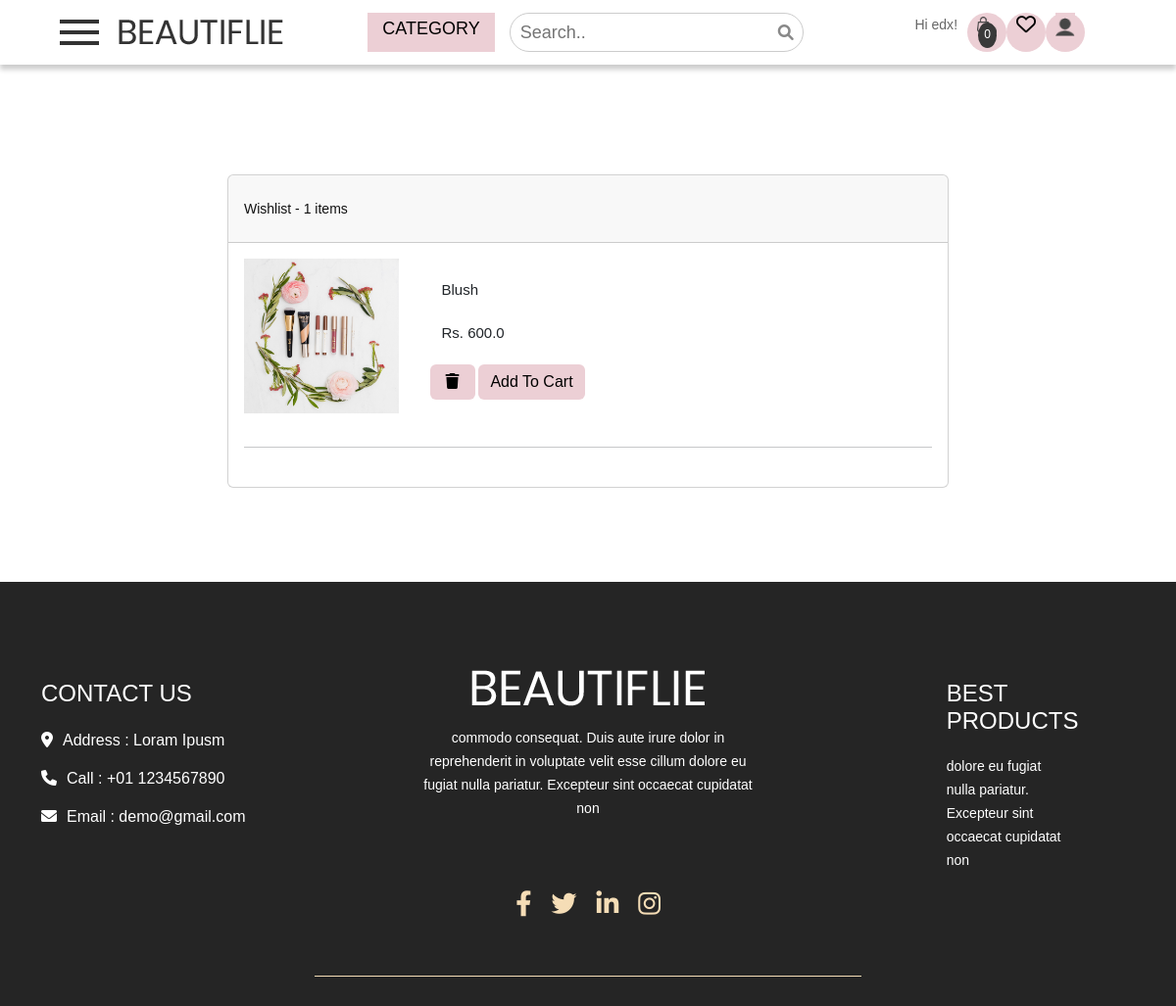
Before: /products/wishlist/ (signed in) with the older database file.
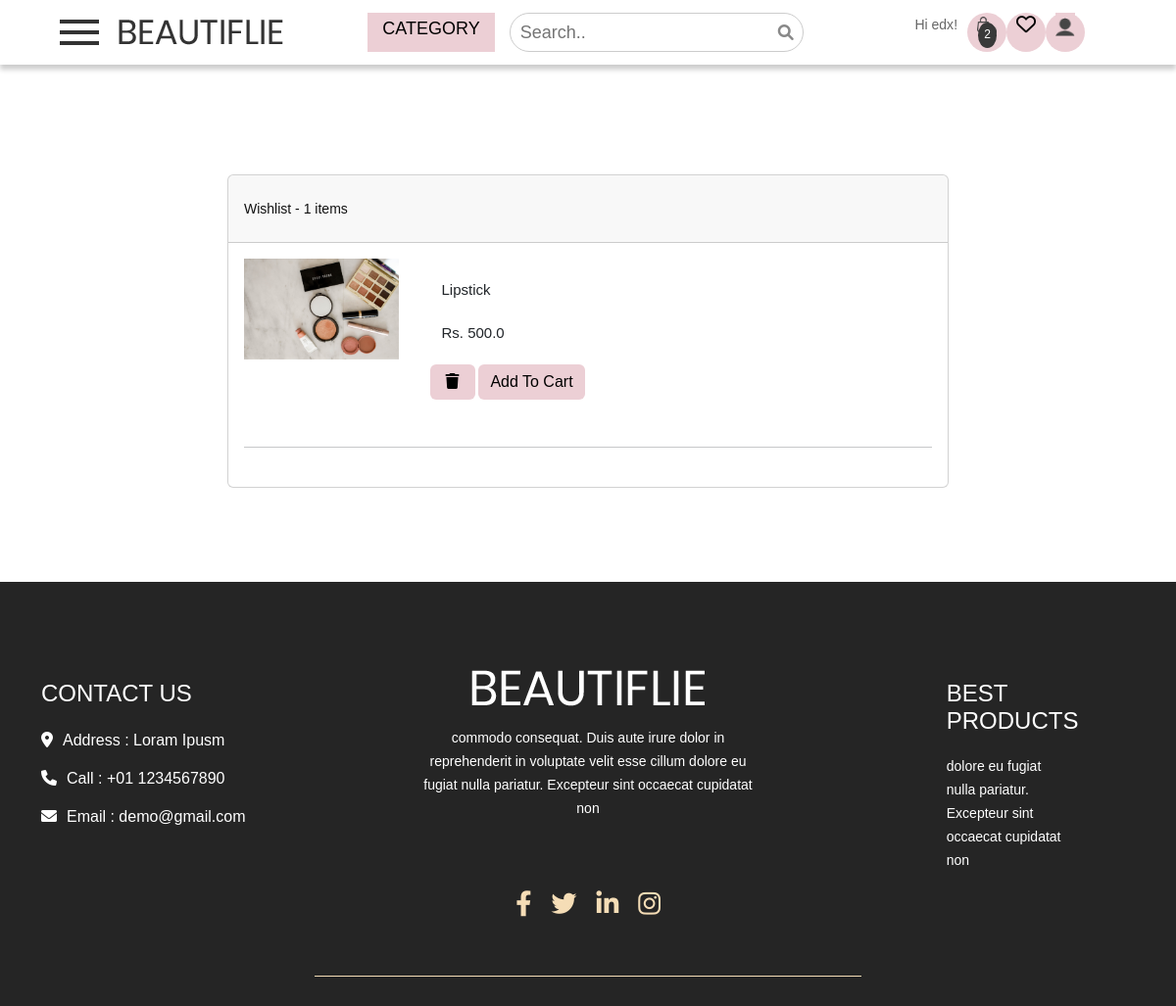
After: the same page with the newer database file.
### cart/models.py (models this page shows, shortened)
class Cart(models.Model):
    username=models.ForeignKey(User,on_delete=models.CASCADE,related_name='carts',unique=True)
    is_paid=models.BooleanField(default=False)

class CartItems(models.Model):
    cart = models.ForeignKey(Cart,on_delete=models.CASCADE,related_name='cart_items')
    products = models.ForeignKey(Products, on_delete=models.CASCADE,null=True,blank=True,related_name='cart_products')
    quantity = models.IntegerField(default=1)
    total_price=models.FloatField(default=0,null=True)

### products/models.py (models this page shows, shortened)
class WishlistItems(models.Model):
    wishlist = models.ForeignKey(Wishlist, on_delete=models.CASCADE, related_name='wishlist_items')
    products = models.ForeignKey(Products, on_delete=models.CASCADE, null=True, blank=True, related_name='wishlist_products')

class Products(models.Model):
    seller=models.ForeignKey(Sellers,default=1,on_delete=models.CASCADE)
    product_id = models.AutoField(primary_key=True)
    product_name=models.CharField(max_length=100,null=True)
    price = models.FloatField(null=False)
    description = models.TextField(null=True)
    category = models.CharField(choices=CATEGORY_CHOICES,max_length=30,null=True)
    quantity  = models.IntegerField(default=0,null=True)
    product_image = models.ImageField(upload_to='product',null=True,default = None)

### products/views.py (the view)
# urls.py: path('wishlist/',views.wishlist,name='wishlist'),
@login_required
def wishlist(request):
    id=request.POST.get('id')
    remove = request.POST.get('remove')
    context = {'cart':[],'cart_items':[]}
    context['cart']=Wishlist.objects.filter(username=request.user).first()
    try :
        context['cart_items']=WishlistItems.objects.filter(wishlist=context['cart'])
    except IndexError:
        messages.error(request,'No Items in Cart')
        return render(request,'products/wishlist.html',context)
    context['cart_item_quantity'] = len(context["cart_items"])
    return render(request,'products/wishlist.html',context)

### cart/templatetags/custom_tags2.py (called while the page is built)
@register.simple_tag(takes_context=True)
def cart_count(context):
    request = context['request']
    cart_count = 0
    if not request.user.is_anonymous:
        cart = Cart.objects.get(username=request.user)
        cart_items = CartItems.objects.filter(cart=cart)
        for item in cart_items:
            cart_count += item.quantity
    return cart_count

### main/templatetags/custom_tags.py (called while the page is built)
@register.simple_tag
def categories():
    return CATEGORY_CHOICES

@register.simple_tag(takes_context=True)
def is_seller(context):
    request = context['request']
    is_seller = False
    try :
        seller = Sellers.objects.get(user=request.user)
        if seller:
            is_seller = True
        else : is_seller = False
    except Exception as e:
        is_seller = False
    return is_seller

### templates/products/wishlist.html (shortened to what this page needs)
{%extends "main/base.html"%}
{%block header%}
{% include "main/header.html" %}
{% endblock%}
{% block main-content%}
<section class="h-100 gradient-custom">
    <div class="container py-5">
      <div class="row d-flex justify-content-center my-4">
        <div class="col-md-8">
          <div class="card mb-4">
            <div class="card-header py-3">
              <h5 class="mb-0">Wishlist - {{cart_item_quantity}} items</h5>
            </div>
            <div class="card-body">
            {% if cart_items %}
            {% for i in cart_items %}
              <div class="row">
                <div class="col-lg-3 col-md-12 mb-4 mb-lg-0">
                  <div class="bg-image hover-overlay hover-zoom ripple rounded" data-mdb-ripple-color="light">
                    <img src="{{MEDIA_ROOT}}/{{i.products.product_image}}"
                      class="w-100" alt="{{i.products.product_name}}" />
                  </div>
                </div>
                <div class="col-md-8">
                  <p><strong>{{i.products.product_name}}</strong></p>
                  <p>Rs. {{i.products.price}}</p>
                  <form method='POST'>
                  <div class="d-flex mb-4" style="max-width: 300px">
                    <div id="product-4" class="single-product">
                    <button class="update_cart btn btn-primary px-3 ms-2" data-product-id="{{ i.products.product_id }}" value='remove' name='remove' >
                        <i class="fas fa-trash"></i>
                    </button>
                    <a href="{% url 'addToCart' i.products.product_id %}" class="btn btn-primary">Add To Cart</a></div>
                </form>
                </div>
                </div>
              </div>
              {% endfor %}
              {% else %}
                <h1>No products in Wishlist</h1>
               {% endif %}
              <hr class="my-4" />
            </div>
            </div>
          </div>
        </div>
  </section>
  {% endblock%}

### templates/main/header.html (shortened to what this page needs)
{% load custom_tags %}
{% load custom_tags2 %}
<div class="header_section">
    <div class="container-fluid">
        <div class="header-1">
          <span class="toggle_icon" onclick="openNav()"><img src="/static/images/toggle-icon.png"></span>
          <a class="logo" href="{% url 'index' %}"><img src="/static/images/logo.png"></a>
        </div>
        <div class="header-2">
            <div class="form-inline login_text">
              <ul class="nav-list">
                <li class="dropdown dropbtn">
                  <a >Category</a>
                </li>
                <li class="search-li">
                  <form class="search-wrapper" id="search-form">
                    <input type="text" class="search-input" placeholder="Search.." name="searchText" id="searchText">
                    <button class="search-button" type="submit" id="search-submit">
                        <i class="fa fa-search" aria-hidden="true" alt="Search"></i>
                    </button>
                </form>
                </li>
              </ul>
            </div>
        </div>
        <div class="header-3">
          {% if request.user.is_authenticated %}
            <li>Hi {{ request.user }}!</li>
            <div class="dropbtn-2">
            <li>
              <a href="{% url 'cart' %}" class="cart-link">
                <span class="cart-count"> {% cart_count %}</span>
              </a>
            </li>
          </div>
          <div class="dropbtn-2">
            <li class="link-item" id='a'>
              <a  href="{% url 'wishlist' %}" style="color:black;"><i class="fas fa-heart"></i></a>
            </li>
          </div>
          <div class="dropbtn-2">
            <li>
              <div class="dropdown">
                <button class="dropbtn"><img src="/static/images/user-icon.png"></button>
              </div>
            </li>
          </div>
          {% endif %}
        </div>
    </div>
  </div>

Changed rows visible on the page:
removed WishlistItems: products.product_image (picture), products.product_name "Blush", products.price "600.0"
added WishlistItems: products.product_image (picture), products.product_name "Lipstick", products.price "500.0"
Other visible differences:
text no longer shown: "0"
text now shown: "2"
